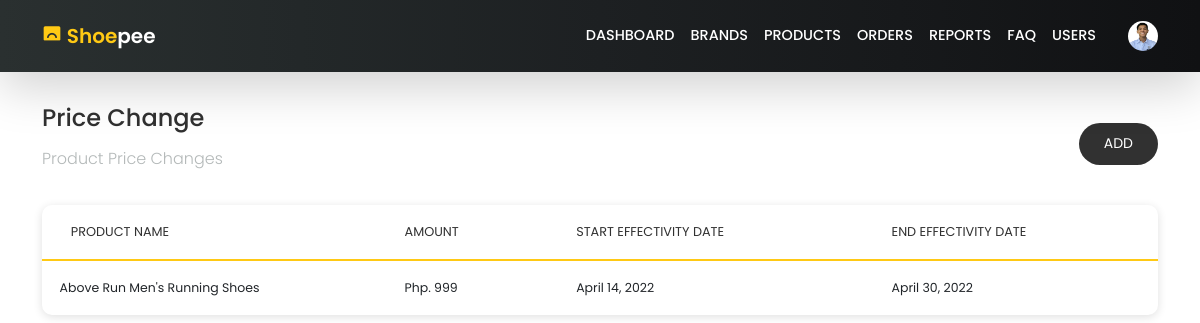
/admin/price-change.php (signed in), run on the app's committed database.
### tables this page shows
CREATE TABLE `price_change` (
  `ID` int(11) NOT NULL,
  `PRODUCT_ID` int(11) NOT NULL,
  `AMOUNT` decimal(10,0) NOT NULL,
  `START_EFF_DATE` date NOT NULL,
  `END_EFF_DATE` date NOT NULL
);

CREATE TABLE `products` (
  `ID` int(11) NOT NULL,
  `PRODUCT_NAME` varchar(150) NOT NULL,
  `PRICE` decimal(10,0) NOT NULL,
  `BRAND_ID` int(11) NOT NULL,
  `DATE_ADDED` date NOT NULL
);

### admin/price-change.php (shortened to what this page needs)
<!DOCTYPE html>
<html lang="en">
<head>
    <?php require '../partials/imports.php' ?>
</head>
<body>
    <?php require '../partials/_nav.php' ?>
    <section id="admin-orders">
        <div class="container">
            <div class="top">
                <div class="left">
                    <h4>Price Change</h4>
                    <h6>Product Price Changes</h6>
                </div>
                <div class="right">
                    <button class="btn btn-sm add-price" data-target="add-price-modal">ADD</button>
                </div>
            </div>
            <div class="customer-orders">
                <div class="table-responsive">
                    <table>
                        <thead>
                            <tr>
                                <td>Product Name</td>
                                <td>Amount</td>
                                <td>Start Effectivity Date</td>
                                <td>End Effectivity Date</td>
                            </tr>
                        </thead>
                        <tbody>
                            <?php
                                include_once '../partials/connectionString.php';
                                $sql = "SELECT p.product_name, pc.amount, pc.start_eff_date, pc.end_eff_date FROM price_change pc JOIN products p ON pc.product_id = p.id";
                                $query = mysqli_query($conn, $sql);
                                if(mysqli_num_rows($query) > 0){
                                    while($row = mysqli_fetch_assoc($query)){
                                        echo '<tr>
                                                <td style="text-transform: capitalize">'.$row['product_name'].'</td>
                                                <td>Php. '.$row['amount'].'</td>
                                                <td>'.date_format(date_create($row['start_eff_date']), "F d, Y").'</td>
                                                <td>'.date_format(date_create($row['end_eff_date']), "F d, Y").'</td>
                                            </tr>';
                                    }
                                } else{
                                    echo "No Records Found";
                                }
                            ?>
                        </tbody>
                    </table>
                </div>
            </div>
        </div>
    </section>
</body>
</html>

### css/index.css (style rules this page uses)
:root { --color-primary: #FFC914; --color-secondary: #2D3047; --color-dark: #313131; --color-warning: #FCA311; --color-success: #18A999; --color-light: #FFFFFF; --poppins: 'Poppins', sans-serif; --roboto: 'Roboto', sans-serif; }
html { scroll-behavior: smooth; }
body { margin: 0; padding: 0; font-family: var(--poppins); text-decoration: none; list-style: none; overflow-x: hidden; }
.table-responsive { box-shadow: 0 2px 10px #e0e0e0; border-radius: 10px; height: auto; }
.table-responsive table { width: 100%; height: 100%; }
.table-responsive table thead tr td { border-bottom: 2px solid #e0e0e0; padding: 1.1rem 1.8rem; color: var(--color-dark); font-size: 0.8rem; font-weight: 400; text-transform: uppercase; }
.table-responsive table tbody tr td { padding: 1rem 1.8rem; font-size: 0.78rem; font-weight: 400; border-bottom: 1px solid #e0e0e0; }
.table-responsive table tbody tr:last-child td { border-bottom: none; }
#admin-orders { width: 100%; height: calc(100vh - 6.5rem); }
#admin-orders .container { margin-top: 6.5rem; }
#admin-orders h4 { color: var(--color-dark); margin-bottom: 1rem; }
#admin-orders h6 { color: #B4B9B9; margin-bottom: 1rem; font-weight: 300; }
#admin-orders .top { display: flex; justify-content: space-between; align-items: center; }
#admin-orders .top .right button { background-color: var(--color-dark); color: var(--color-light); padding: 0.6rem 1.5rem; border-radius: 30px; transition: 0.4s ease; }
#admin-orders .customer-orders { width: 100%; height: auto; padding-top: 1.3rem; }
.customer-orders .table-responsive { box-shadow: 0 2px 10px #e0e0e0; border-radius: 10px; height: auto; }
.customer-orders .table-responsive table { width: 100%; height: 100%; }
.customer-orders .table-responsive table thead tr td { border-bottom: 2px solid var(--color-primary); padding: 1.1rem 1.8rem; color: var(--color-dark); font-size: 0.8rem; font-weight: 400; text-transform: uppercase; }
.customer-orders .table-responsive table tbody tr td { padding: 1rem 1.8rem; font-size: 0.78rem; font-weight: 400; border-bottom: 1px solid #e0e0e0; }
.customer-orders .table-responsive table tbody tr td:first-child { padding: 1.1rem 0 1.1rem 1.1rem; }
.customer-orders .table-responsive table tbody tr:last-child td { border: none; }

### data on the page
price_change: PRODUCT_ID.PRODUCT_NAME "Above Run Men's Running Shoes", AMOUNT "999", START_EFF_DATE "April 14, 2022", END_EFF_DATE "April 30, 2022"
